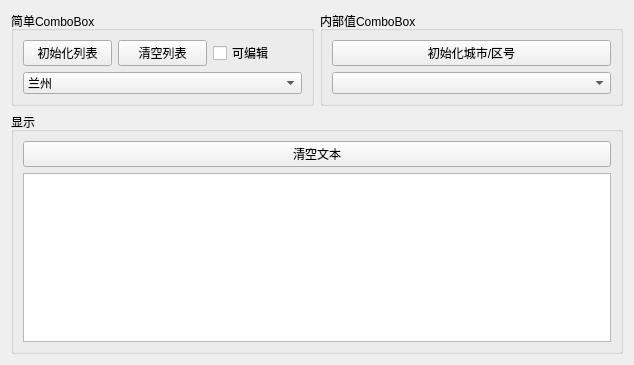
<?xml version="1.0" encoding="UTF-8"?>
<ui version="4.0">
 <class>QtCombo</class>
 <widget class="QWidget" name="QtCombo">
  <property name="geometry">
   <rect>
    <x>0</x>
    <y>0</y>
    <width>634</width>
    <height>365</height>
   </rect>
  </property>
  <property name="windowTitle">
   <string>QtCombo</string>
  </property>
  <layout class="QVBoxLayout" name="verticalLayout_2">
   <item>
    <layout class="QHBoxLayout" name="horizontalLayout">
     <item>
      <widget class="QGroupBox" name="groupBox">
       <property name="title">
        <string>简单ComboBox</string>
       </property>
       <layout class="QGridLayout" name="gridLayout">
        <item row="0" column="0">
         <widget class="QPushButton" name="btnInitCity">
          <property name="text">
           <string>初始化列表</string>
          </property>
         </widget>
        </item>
        <item row="0" column="1">
         <widget class="QPushButton" name="btnClearCity">
          <property name="text">
           <string>清空列表</string>
          </property>
         </widget>
        </item>
        <item row="0" column="2">
         <widget class="QCheckBox" name="btnCityEditable">
          <property name="text">
           <string>可编辑</string>
          </property>
         </widget>
        </item>
        <item row="1" column="0" colspan="3">
         <widget class="QComboBox" name="comboCity">
          <item>
           <property name="text">
            <string>兰州</string>
           </property>
          </item>
          <item>
           <property name="text">
            <string>武威</string>
           </property>
          </item>
          <item>
           <property name="text">
            <string>张掖</string>
           </property>
          </item>
          <item>
           <property name="text">
            <string>敦煌</string>
           </property>
          </item>
          <item>
           <property name="text">
            <string>酒泉</string>
           </property>
          </item>
         </widget>
        </item>
       </layout>
      </widget>
     </item>
     <item>
      <widget class="QGroupBox" name="groupBox_2">
       <property name="title">
        <string>内部值ComboBox</string>
       </property>
       <layout class="QGridLayout" name="gridLayout_2">
        <item row="0" column="0">
         <widget class="QPushButton" name="btnInitCityNum">
          <property name="text">
           <string>初始化城市/区号</string>
          </property>
         </widget>
        </item>
        <item row="1" column="0">
         <widget class="QComboBox" name="comboCItyNum">
          <property name="placeholderText">
           <string>请选择一个城市</string>
          </property>
         </widget>
        </item>
       </layout>
      </widget>
     </item>
    </layout>
   </item>
   <item>
    <widget class="QGroupBox" name="groupBox_3">
     <property name="title">
      <string>显示</string>
     </property>
     <layout class="QVBoxLayout" name="verticalLayout">
      <item>
       <widget class="QPushButton" name="btnClear">
        <property name="text">
         <string>清空文本</string>
        </property>
       </widget>
      </item>
      <item>
       <widget class="QPlainTextEdit" name="txtShow"/>
      </item>
     </layout>
    </widget>
   </item>
  </layout>
 </widget>
 <resources/>
 <connections/>
</ui>
